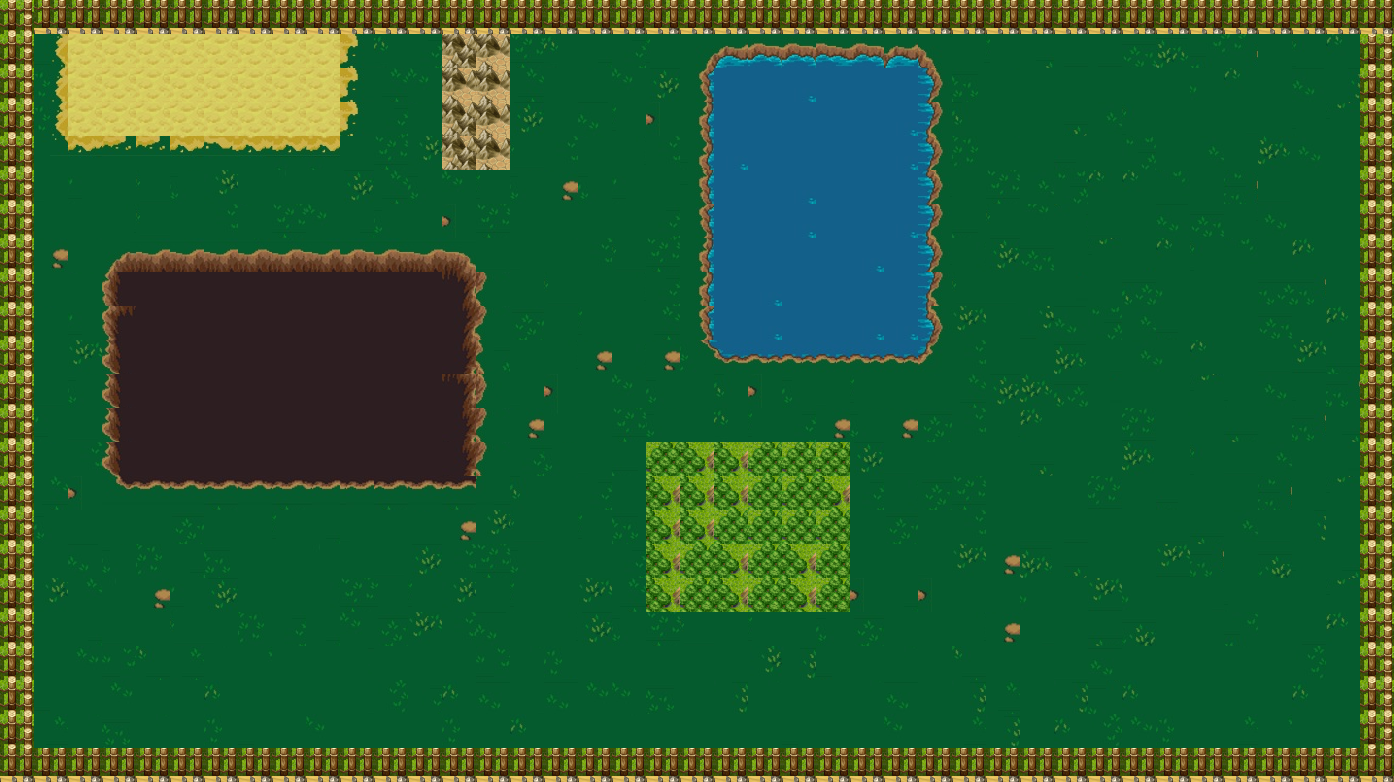

Rendered tile map (Tiled .tmx) drawn with the repository's tilesets; below, a short description and the map source with its tile grids summarised:
An orthogonal 41x23 tile map with 34x34 px tiles, 1 tile layer (Layer 0), 2 tilesets.

<map version="1.0" orientation="orthogonal" width="41" height="23" tilewidth="34" tileheight="34">
 <tileset firstgid="1" name="newterrain" tilewidth="34" tileheight="34">
  <image source="newterrain.jpg" width="1352" height="688" />
  <tile id="4">
   <properties>
    <property name="terrain" value="desert" />
   </properties>
  </tile>
  <tile id="5">
   <properties>
    <property name="terrain" value="desert" />
   </properties>
  </tile>
  <tile id="6">
   <properties>
    <property name="terrain" value="desert" />
   </properties>
  </tile>
  <tile id="12">
   <properties>
    <property name="terrain" value="desert" />
   </properties>
  </tile>
  <tile id="43">
   <properties>
    <property name="terrain" value="desert" />
   </properties>
  </tile>
  <tile id="44">
   <properties>
    <property name="terrain" value="desert" />
   </properties>
  </tile>
  <tile id="45">
   <properties>
    <property name="terrain" value="desert" />
   </properties>
  </tile>
  <tile id="51">
   <properties>
    <property name="terrain" value="desert" />
   </properties>
  </tile>
  <tile id="82">
   <properties>
    <property name="terrain" value="desert" />
   </properties>
  </tile>
  <tile id="83">
   <properties>
    <property name="terrain" value="desert" />
   </properties>
  </tile>
  <tile id="90">
   <properties>
    <property name="terrain" value="desert" />
   </properties>
  </tile>
  <tile id="121">
   <properties>
    <property name="terrain" value="desert" />
   </properties>
  </tile>
  <tile id="122">
   <properties>
    <property name="terrain" value="desert" />
   </properties>
  </tile>
  <tile id="135">
   <properties>
    <property name="terrain" value="water" />
   </properties>
  </tile>
  <tile id="160">
   <properties>
    <property name="terrain" value="desert" />
   </properties>
  </tile>
  <tile id="161">
   <properties>
    <property name="terrain" value="desert" />
   </properties>
  </tile>
  <tile id="174">
   <properties>
    <property name="terrain" value="water" />
   </properties>
  </tile>
  <tile id="200">
   <properties>
    <property name="terrain" value="desert" />
   </properties>
  </tile>
  <tile id="213">
   <properties>
    <property name="terrain" value="water" />
   </properties>
  </tile>
  <tile id="252">
   <properties>
    <property name="terrain" value="water" />
   </properties>
  </tile>
  <tile id="357">
   <properties>
    <property name="terrain" value="hole" />
   </properties>
  </tile>
  <tile id="358">
   <properties>
    <property name="terrain" value="hole" />
   </properties>
  </tile>
  <tile id="359">
   <properties>
    <property name="terrain" value="hole" />
   </properties>
  </tile>
  <tile id="360">
   <properties>
    <property name="terrain" value="hole" />
   </properties>
  </tile>
  <tile id="361">
   <properties>
    <property name="terrain" value="hole" />
   </properties>
  </tile>
  <tile id="396">
   <properties>
    <property name="terrain" value="hole" />
   </properties>
  </tile>
  <tile id="397">
   <properties>
    <property name="terrain" value="hole" />
   </properties>
  </tile>
  <tile id="398">
   <properties>
    <property name="terrain" value="hole" />
   </properties>
  </tile>
  <tile id="399">
   <properties>
    <property name="terrain" value="hole" />
   </properties>
  </tile>
  <tile id="400">
   <properties>
    <property name="terrain" value="hole" />
   </properties>
  </tile>
  <tile id="401">
   <properties>
    <property name="terrain" value="hole" />
   </properties>
  </tile>
  <tile id="435">
   <properties>
    <property name="terrain" value="hole" />
   </properties>
  </tile>
  <tile id="436">
   <properties>
    <property name="terrain" value="hole" />
   </properties>
  </tile>
  <tile id="437">
   <properties>
    <property name="terrain" value="hole" />
   </properties>
  </tile>
  <tile id="438">
   <properties>
    <property name="terrain" value="hole" />
   </properties>
  </tile>
  <tile id="439">
   <properties>
    <property name="terrain" value="hole" />
   </properties>
  </tile>
  <tile id="440">
   <properties>
    <property name="terrain" value="hole" />
   </properties>
  </tile>
  <tile id="474">
   <properties>
    <property name="terrain" value="hole" />
   </properties>
  </tile>
  <tile id="475">
   <properties>
    <property name="terrain" value="hole" />
   </properties>
  </tile>
  <tile id="476">
   <properties>
    <property name="terrain" value="hole" />
   </properties>
  </tile>
  <tile id="477">
   <properties>
    <property name="terrain" value="hole" />
   </properties>
  </tile>
  <tile id="478">
   <properties>
    <property name="terrain" value="hole" />
   </properties>
  </tile>
  <tile id="479">
   <properties>
    <property name="terrain" value="hole" />
   </properties>
  </tile>
  <tile id="513">
   <properties>
    <property name="terrain" value="hole" />
   </properties>
  </tile>
  <tile id="514">
   <properties>
    <property name="terrain" value="hole" />
   </properties>
  </tile>
  <tile id="515">
   <properties>
    <property name="terrain" value="hole" />
   </properties>
  </tile>
  <tile id="516">
   <properties>
    <property name="terrain" value="hole" />
   </properties>
  </tile>
  <tile id="517">
   <properties>
    <property name="terrain" value="hole" />
   </properties>
  </tile>
  <tile id="602">
   <properties>
    <property name="terrain" value="hole" />
   </properties>
  </tile>
 </tileset>
 <tileset firstgid="781" name="trees" tilewidth="34" tileheight="34">
  <image source="tilea2.png" width="512" height="384" />
  <tile id="10">
   <properties>
    <property name="terrain" value="limit" />
   </properties>
  </tile>
  <tile id="17">
   <properties>
    <property name="terrain" value="trees" />
   </properties>
  </tile>
  <tile id="18">
   <properties>
    <property name="terrain" value="trees" />
   </properties>
  </tile>
  <tile id="25">
   <properties>
    <property name="terrain" value="limit" />
   </properties>
  </tile>
  <tile id="40">
   <properties>
    <property name="terrain" value="limit" />
   </properties>
  </tile>
  <tile id="49">
   <properties>
    <property name="terrain" value="mountain" />
   </properties>
  </tile>
 </tileset>
 <layer name="Layer 0" width="41" height="23">
  <data>[943 cells, 943 non-empty, 194 distinct tile ids]</data>
 </layer>
</map>